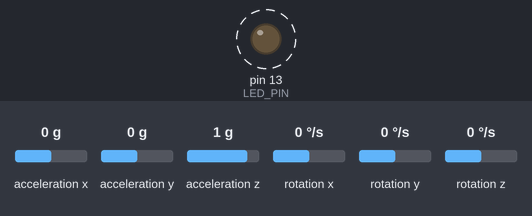
A sketch run on a simulated Arduino Uno, built with avr-gcc and run on an emulated ATmega328P. Shown: output pins drawn as LEDs (lit = HIGH). Dashed ring = blinking. The test bench sets the inputs (shaded band); at power-on: acceleration x 0 g, acceleration y 0 g, acceleration z 1 g, rotation x 0 °/s, rotation y 0 °/s, rotation z 0 °/s. What the sketch prints to the serial monitor is not drawn.

Above: at 1.39 s.
Timing chart, 0 to 4.3 s (numbered marks = the images above):
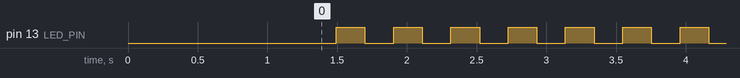

The sketch:

mpu6050_gryo.ino
```cpp
#include "Wire.h"
#include "I2Cdev.h"
#include "MPU6050.h"
#define LED_PIN 13
MPU6050 accelgyro;

struct RAW_type
{
    uint8_t x;
    uint8_t y;
    uint8_t z;
};

int16_t ax, ay, az;
int16_t gx, gy, gz;
struct RAW_type accel_zero_offsent ,gyro_zero_offsent;

bool blinkState = false;
char str[512];

float GyroRatio = 131.0;
float gyrox,gyroy,gyroz;

void setup() {
    int i ;
    int32_t gx_zero =0 ,gy_zero = 0,gz_zero = 0 ;
    // join I2C bus (I2Cdev library doesn't do this automatically)
    Wire.begin();

    Serial.begin(9600);

    // initialize device
    Serial.println("Initializing I2C devices...");
    accelgyro.initialize();
    delay(500) ;
    accelgyro.setFullScaleGyroRange(MPU6050_GYRO_FS_250);

    Serial.println("Testing device connections...");
    Serial.println(accelgyro.testConnection() ? "MPU6050 connection successful" : "MPU6050 connection failed");
    for( i = 0 ; i < 200 ; i++)
    {
       accelgyro.getMotion6(&ax, &ay, &az, &gx, &gy, &gz);
       gx_zero += gx;
       gy_zero += gy;
       gz_zero += gz;
    }
    gyro_zero_offsent.x = gx_zero/200 ;
    gyro_zero_offsent.y = gy_zero/200 ;
    gyro_zero_offsent.z = gz_zero/200;
	  sprintf(str,"%d,%d,%d\n", gyro_zero_offsent.x, gyro_zero_offsent.y, gyro_zero_offsent.z);
    Serial.print(str);
    pinMode(LED_PIN, OUTPUT);
}

void loop() {
    // read raw accel/gyro measurements from device
    accelgyro.getMotion6(&ax, &ay, &az, &gx, &gy, &gz);

    sprintf(str,"%d,%d,%d\n", gx-gyro_zero_offsent.x ,gy-gyro_zero_offsent.y, gz-gyro_zero_offsent.z);
    Serial.print(str);
    gyrox = (float)(gx-gyro_zero_offsent.x)/GyroRatio;
    gyroy = (float)(gy-gyro_zero_offsent.y)/GyroRatio ;
    gyroz = (float)(gz-gyro_zero_offsent.z)/GyroRatio ;
    Serial.print(gyrox);Serial.print(" dec/s\t");
    Serial.print(gyroy);Serial.print(" dec/s\t");
    Serial.print(gyroz);Serial.print(" dec/s\n");

    delay(200);
    // blink LED to indicate activity
    blinkState = !blinkState;
    digitalWrite(LED_PIN, blinkState);
}
```

Measured:
- by itself, pin 13 (LED_PIN): alternates HIGH for 0.21 s and LOW for 0.21 s
